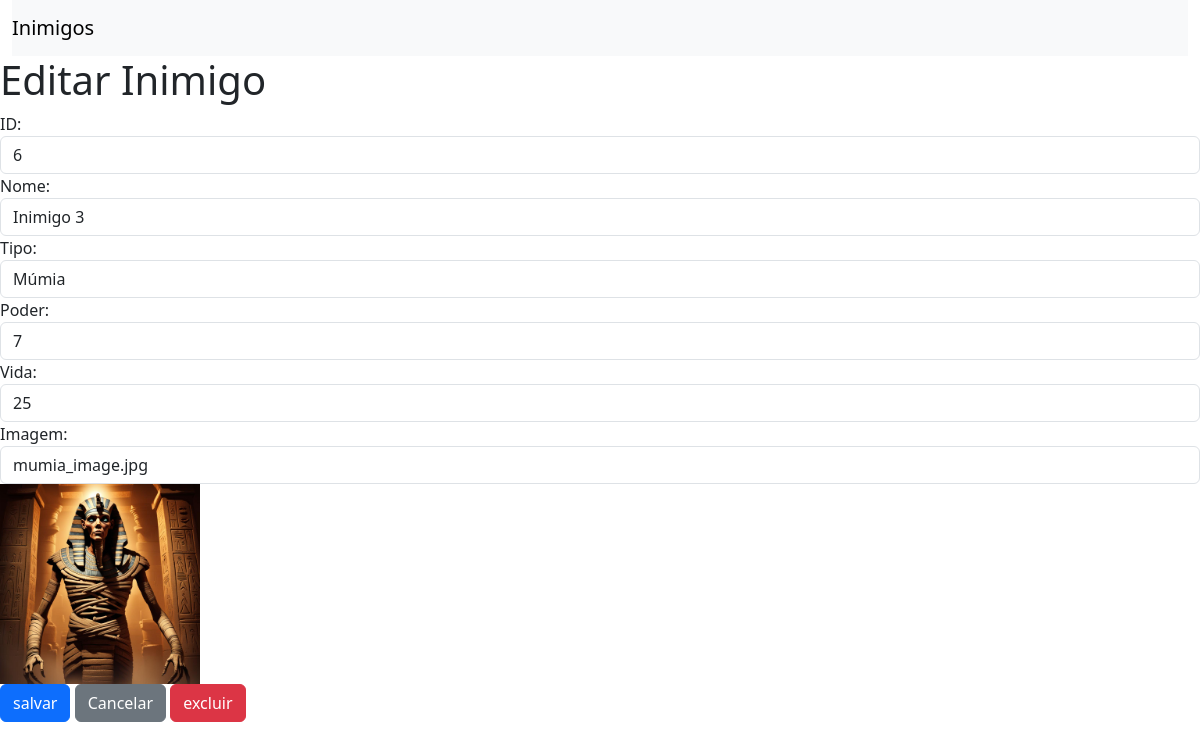
Screenshot of /enemy/6 with the database file from the repository.
### tables this page shows
CREATE TABLE "inimigo" (
	"id_inimigo"	INTEGER,
	"nome_inimigo"	TEXT,
	"tipo_inimigo"	TEXT,
	"poder_inimigo"	INTEGER,
	"vida_inimigo"	INTEGER,
	"imagem_inimigo"	TEXT,
	PRIMARY KEY("id_inimigo" AUTOINCREMENT)
);

### app.py (the view)
@app.route("/enemy/<int:id>", methods=["GET"])
def exibir_inimigo(id):
    id, nome, tipo, poder, vida, imagem = dados.retornar_inimigo(id)
    return render_template(
        "editar_inimigo.html",
        id=id,
        nome=nome,
        tipo=tipo,
        vida=vida,
        poder=poder,
        imagem=imagem,
    )

### dados.py (called while the page is built)
def retornar_inimigo(id: int):
    try:
        if id == 0:
            return gerar_id(), "", "", "", "", ""
        conn = sqlite3.connect("inimigos.db")
        cursor = conn.cursor()
        sql_select = "SELECT * FROM inimigo WHERE id_inimigo = ?"
        cursor.execute(sql_select, (id,))
        id, nome, tipo, poder, vida, imagem = cursor.fetchone()
        conn.close()
        return id, nome, tipo, poder, vida, imagem
    except:
        return False

### templates/editar_inimigo.html (shortened to what this page needs)
<!DOCTYPE html>
<html lang="pt-br">
<head>
  <link rel="stylesheet" href="{{ url_for('static', filename='css/bootstrap.min.css') }}">
</head>
<body>
    <div class="container-fluid">
      <nav class="navbar navbar-expand-lg navbar-light bg-light">
        <a class="navbar-brand" href="{{ url_for('listar_inimigos') }}">Inimigos</a>
      </nav>
    </div>
    <h1>Editar Inimigo</h1>
    <form method="POST" enctype="multipart/form-data" action="" class="needs-validation" data-toggle="validator">
      <div class="form-group">
        <label for="id">ID:</label>
        <input type="number" class="form-control" id="id" name="id" value="{{ id }}" required>
      </div>
      <div class="form-group">
        <label for="nome">Nome:</label>
        <input type="text" class="form-control" id="nome" name="nome" value="{{ nome }}" required>
      </div>
      <div class="form-group">
        <label for="tipo">Tipo:</label>
        <input type="text" class="form-control" id="tipo" name="tipo" value="{{ tipo }}" required>
      </div>
      <div class="form-group">
        <label for="poder">Poder:</label>
        <input type="number" class="form-control" id="poder" name="poder" value="{{ poder }}" required>
      </div>
      <div class="form-group">
        <label for="vida">Vida:</label>
        <input type="number" class="form-control" id="vida" name="vida" value="{{ vida }}" required>
      </div>
      <div class="form-group">
        <label for="imagem">Imagem:</label>
        <input type="text" class="form-control" id="imagem" name="imagem" value="{{ imagem }}">
        {% if imagem %}
        <img src="{{ url_for('static', filename='images/enemies/' + imagem) }}" style="max-width: 200px; max-height: 200px;">
        {% endif %}
      </div>
      <input type="submit" class="btn btn-primary" name="salvar" value="salvar">
      <a href="#" class="btn btn-secondary">Cancelar</a>
      <input type="submit" class="btn btn-danger" name="excluir" value="excluir">
    </form>
</body>
</html>

### rows the page displays
inimigo: nome "Inimigo 3", tipo "Múmia", imagem "mumia_image.jpg", imagem_inimigo (picture)
